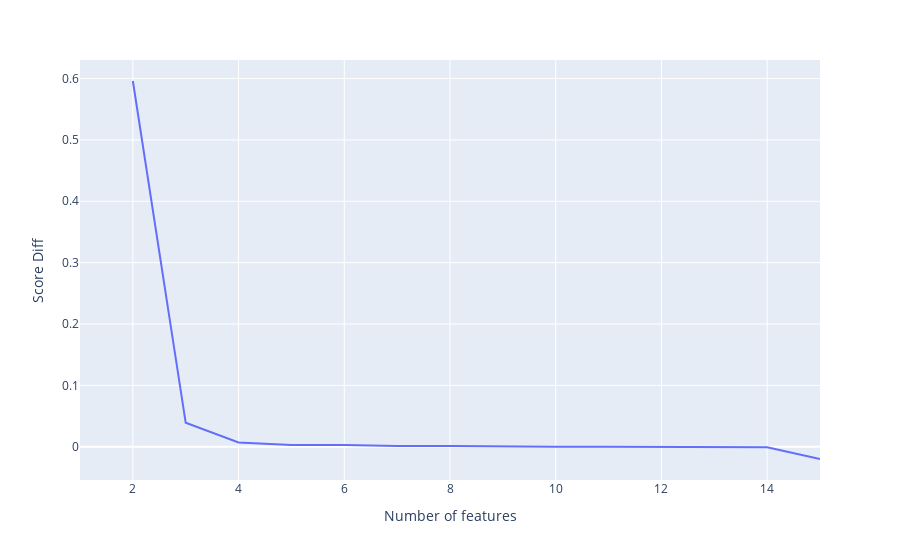

Notebook cell for this chart:
### Code cell
new_optimized_feature_data[4]

### Figure 1 — Plotly figure (JSON) as saved in the notebook; plotly's stock layout.template omitted (floating-point values rounded to 4 significant figures)
{"data": [{"hovertemplate": "Number of features=%{x}<br>Score Diff=%{y}<extra></extra>", "legendgroup": "", "line": {"color": "#636efa", "dash": "solid"}, "mode": "lines", "name": "", "showlegend": false, "type": "scatter", "x": [1, 2, 3, 4, 5, 6, 7, 8, 9, 10, 11, 12, 13, 14, 15], "xaxis": "x", "y": [null, 0.596, 0.039, 0.007, 0.003, 0.003, 0.001, 0.001, 0, 0, 0, 0, 0, -0.001, -0.02], "yaxis": "y"}], "layout": {"legend": {"tracegroupgap": 0}, "margin": {"t": 60}, "xaxis": {"anchor": "y", "domain": [0, 1], "title": {"text": "Number of features"}}, "yaxis": {"anchor": "x", "domain": [0, 1], "title": {"text": "Score Diff"}}}}
